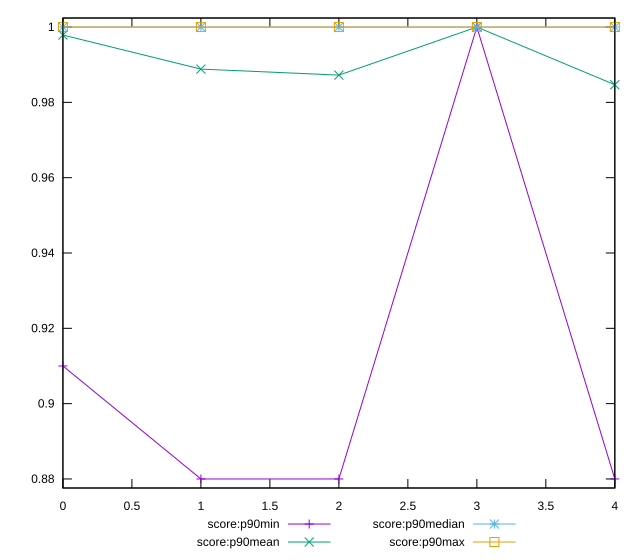

Write the gnuplot code that produced this figure.
reset

$scoreP90Min <<EOF
0 0.91
1 0.88
2 0.88
3 1
4 0.88
EOF

$scoreP90Mean <<EOF
0 0.9978723404255319
1 0.9888297872340426
2 0.9872340425531914
3 1
4 0.98468085106383
EOF

$scoreP90Median <<EOF
0 1
1 1
2 1
3 1
4 1
EOF

$scoreP90Max <<EOF
0 1
1 1
2 1
3 1
4 1
EOF

set key outside below
set xrange [0:4]
set yrange [0.8776:1.0024]
set trange [0.8776:1.0024]
set terminal svg size 640, 560 enhanced background rgb 'white'
set output "report_00019_2021-02-10T18-14-37.922Z//unminified-javascript/progression/score.svg"

plot $scoreP90Min title "score:p90min" with linespoints, \
     $scoreP90Mean title "score:p90mean" with linespoints, \
     $scoreP90Median title "score:p90median" with linespoints, \
     $scoreP90Max title "score:p90max" with linespoints

reset
